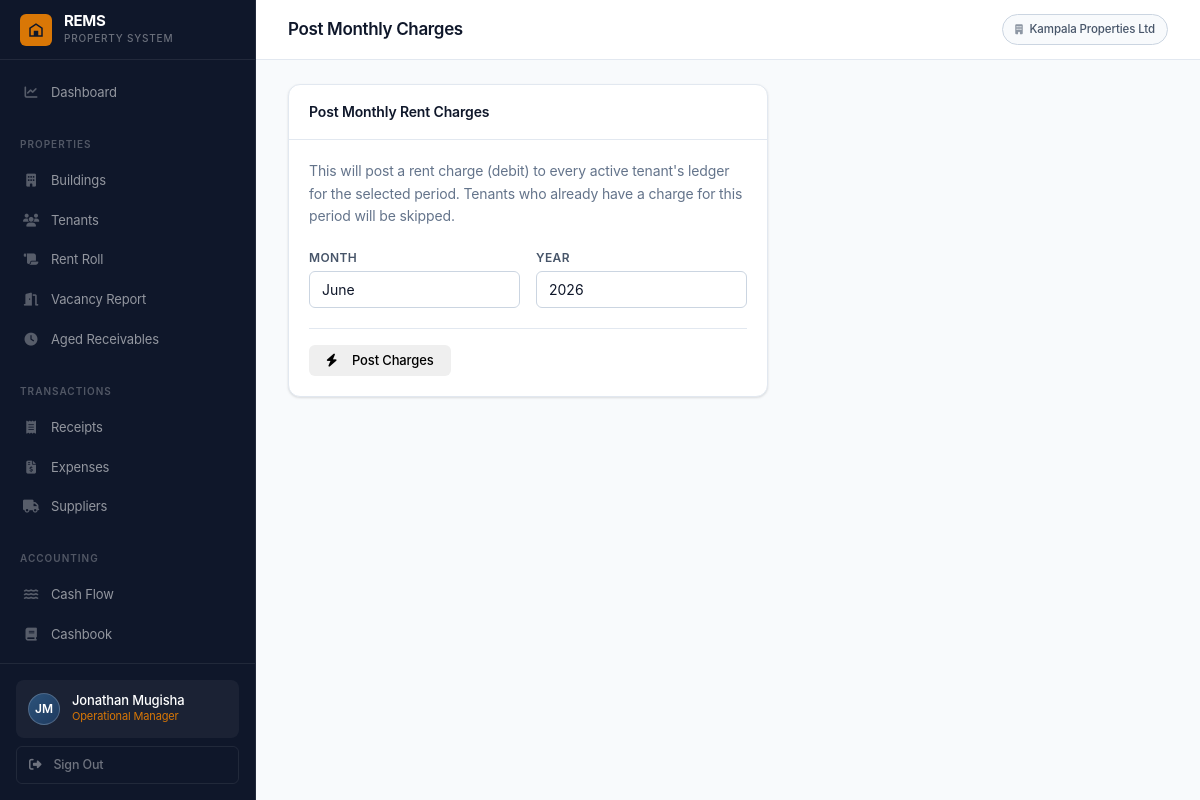
Screenshot of /finance/post-monthly-charges/ (signed in) with the database file from the repository.
### accounts/models.py (models this page shows, shortened)
class User(AbstractUser):
    ROLE_SUPER_ADMIN        = 'super_admin'
    ROLE_OP_MANAGER         = 'op_manager'
    ROLE_PROPERTY_MANAGER   = 'property_manager'
    ROLE_CASHIER_RECEIPTS   = 'cashier_receipts'
    ROLE_CASHIER_EXPENSES   = 'cashier_expenses'
    ROLE_ACCOUNTANT         = 'accountant'
    ROLE_CHOICES = [
        (ROLE_SUPER_ADMIN,      'Super Admin'),
        (ROLE_OP_MANAGER,       'Operational Manager'),
        (ROLE_PROPERTY_MANAGER, 'Property Manager'),
        (ROLE_CASHIER_RECEIPTS, 'Cashier – Receipts'),
        (ROLE_CASHIER_EXPENSES, 'Cashier – Expenses'),
        (ROLE_ACCOUNTANT,       'Accountant'),
    ]
    organisation = models.ForeignKey(
        Organisation, null=True, blank=True,
        on_delete=models.SET_NULL, related_name='users'
    )
    role = models.CharField(max_length=30, choices=ROLE_CHOICES, default=ROLE_CASHIER_RECEIPTS)
    phone = models.CharField(max_length=30, blank=True)
    is_active = models.BooleanField(default=True)
    buildings = models.ManyToManyField('buildings.Building', blank=True, related_name='assigned_users')
    def has_role(self, role_key):
        if self.role == role_key:
            return True
        return self.user_roles.filter(role=role_key).exists()
    @property
    def is_super_admin(self):
        return self.has_role(self.ROLE_SUPER_ADMIN)
    @property
    def is_op_manager(self):
        return self.has_role(self.ROLE_OP_MANAGER)
    @property
    def is_accountant(self):
        return self.has_role(self.ROLE_ACCOUNTANT)
    def can_access_finance(self):
        return self.is_op_manager or self.is_accountant
    def can_receipt(self):
        return self.is_op_manager or self.is_cashier_receipts
    def can_expense(self):
        return self.is_op_manager or self.is_cashier_expenses
    def can_manage_tenants(self):
        return self.is_op_manager or self.is_property_manager
    def can_configure_taxes(self):
        return self.is_accountant
    def get_buildings_qs(self):
        from buildings.models import Building
        if self.is_super_admin:
            return Building.objects.all()
        if self.is_op_manager:
            return Building.objects.filter(organisation=self.organisation)
        assigned = self.buildings.filter(organisation=self.organisation)
        if assigned.exists():
            return assigned
        return Building.objects.filter(organisation=self.organisation)

class Organisation(models.Model):
    name = models.CharField(max_length=200)
    contact_email = models.EmailField()
    phone = models.CharField(max_length=30, blank=True)
    address = models.TextField(blank=True)
    subscription_status = models.CharField(
        max_length=20,
        choices=[('active', 'Active'), ('suspended', 'Suspended'), ('trial', 'Trial')],
        default='trial'
    )
    created_at = models.DateTimeField(auto_now_add=True)
    class Meta:
        ordering = ['name']

### finance/views.py (the view, shortened to what this page needs)
# urls.py: path('post-monthly-charges/',  views.post_monthly_charges,  name='post_monthly_charges'),
@login_required
def post_monthly_charges(request):
    if not request.user.can_access_finance():
        return HttpResponseForbidden()
    buildings = request.user.get_buildings_qs()
    today = datetime.date.today()
    months = [(i, datetime.date(2000, i, 1).strftime('%B')) for i in range(1, 13)]
    years  = list(range(today.year - 2, today.year + 2))
    return render(request, 'finance/post_monthly_charges.html', {
        'months': months, 'years': years,
        'current_month': today.month, 'current_year': today.year,
    })

### templates/finance/post_monthly_charges.html (shortened to what this page needs)
{% extends 'base.html' %}
{% block page_title %}Post Monthly Charges{% endblock %}
{% block content %}
<div style="max-width:480px;">
  <div class="card">
    <div class="card-header"><span class="card-title">Post Monthly Rent Charges</span></div>
    <div class="card-body">
      <p style="color:var(--text-muted);margin-bottom:20px;font-size:14px;">
        This will post a rent charge (debit) to every active tenant's ledger for the selected period.
        Tenants who already have a charge for this period will be skipped.
      </p>
      <form method="post" novalidate>
        <div class="form-grid">
          <div class="form-group">
            <label class="form-label">Month</label>
            <select name="month" class="form-control">
              {% for num, name in months %}
              <option value="{{ num }}" {% if num == current_month %}selected{% endif %}>{{ name }}</option>
              {% endfor %}
            </select>
          </div>
          <div class="form-group">
            <label class="form-label">Year</label>
            <select name="year" class="form-control">
              {% for y in years %}
              <option value="{{ y }}" {% if y == current_year %}selected{% endif %}>{{ y }}</option>
              {% endfor %}
            </select>
          </div>
        </div>
        <div style="margin-top:20px;padding-top:16px;border-top:1px solid var(--border);">
          <button type="submit" class="btn btn-gold"><i class="fas fa-bolt"></i>&nbsp; Post Charges</button>
        </div>
      </form>
    </div>
  </div>
</div>
{% endblock %}

### templates/base.html (shortened to what this page needs)
{% load humanize %}
<!DOCTYPE html>
<html lang="en">
<head>
<link rel="stylesheet" href="https://cdnjs.cloudflare.com/ajax/libs/font-awesome/6.5.0/css/all.min.css">
<link rel="stylesheet" href="/static/css/rems.css">
</head>
<body>
<aside class="sidebar">
  <a href="{% url 'dashboard:home' %}" class="sidebar-brand">
    <div class="sidebar-brand-mark">
      <svg viewBox="0 0 24 24" xmlns="http://www.w3.org/2000/svg">
        <path d="M3 21V9l9-6 9 6v12H3zm2-2h4v-4h6v4h4V10.1L12 5.2 5 10.1V19zm4-4h6v-2H9v2z"/>
      </svg>
    </div>
    <div>
      <div class="sidebar-brand-name">REMS</div>
      <div class="sidebar-brand-sub">Property System</div>
    </div>
  </a>
  <nav class="sidebar-nav">
    {% if user.is_op_manager or user.is_super_admin %}
    <a href="{% url 'dashboard:home' %}"
       class="nav-item {% if request.resolver_match.app_name == 'dashboard' %}active{% endif %}">
      <span class="nav-icon"><i class="fas fa-chart-line"></i></span> Dashboard
    </a>
    {% endif %}
    {% if user.can_manage_tenants or user.is_op_manager %}
    <div class="nav-section">Properties</div>
    {% if user.is_op_manager or user.is_super_admin %}
    <a href="{% url 'buildings:list' %}"
       class="nav-item {% if request.resolver_match.app_name == 'buildings' %}active{% endif %}">
      <span class="nav-icon"><i class="fas fa-building"></i></span> Buildings
    </a>
    {% endif %}
    <a href="{% url 'tenants:list' %}"
       class="nav-item {% if request.resolver_match.app_name == 'tenants' and 'vacancy' not in request.path and 'aged' not in request.path and 'rent-roll' not in request.path %}active{% endif %}">
      <span class="nav-icon"><i class="fas fa-users"></i></span> Tenants
    </a>
    <a href="{% url 'tenants:rent_roll' %}"
       class="nav-item {% if 'rent-roll' in request.path %}active{% endif %}">
      <span class="nav-icon"><i class="fas fa-scroll"></i></span> Rent Roll
    </a>
    <a href="{% url 'tenants:vacancy' %}"
       class="nav-item {% if 'vacancy' in request.path %}active{% endif %}">
      <span class="nav-icon"><i class="fas fa-door-open"></i></span> Vacancy Report
    </a>
    <a href="{% url 'tenants:aged_receivables' %}"
       class="nav-item {% if 'aged-receivables' in request.path %}active{% endif %}">
      <span class="nav-icon"><i class="fas fa-clock"></i></span> Aged Receivables
    </a>
    {% endif %}
    {% if user.can_receipt or user.can_expense %}
    <div class="nav-section">Transactions</div>
    {% if user.can_receipt %}
    <a href="{% url 'receipts:list' %}"
       class="nav-item {% if request.resolver_match.app_name == 'receipts' %}active{% endif %}">
      <span class="nav-icon"><i class="fas fa-receipt"></i></span> Receipts
    </a>
    {% endif %}
    {% if user.can_expense %}
    <a href="{% url 'expenses:list' %}"
       class="nav-item {% if request.resolver_match.app_name == 'expenses' and 'supplier' not in request.path %}active{% endif %}">
      <span class="nav-icon"><i class="fas fa-file-invoice-dollar"></i></span> Expenses
    </a>
    <a href="{% url 'expenses:supplier_list' %}"
       class="nav-item {% if 'supplier' in request.path %}active{% endif %}">
      <span class="nav-icon"><i class="fas fa-truck"></i></span> Suppliers
    </a>
    {% endif %}
    {% endif %}
    {% if user.can_access_finance or user.can_manage_tenants %}
    <div class="nav-section">Accounting</div>
    {% if user.can_manage_tenants %}
    <a href="{% url 'finance:cash_flow' %}"
       class="nav-item {% if 'cash-flow' in request.path %}active{% endif %}">
      <span class="nav-icon"><i class="fas fa-water"></i></span> Cash Flow
    </a>
    {% endif %}
    {% if user.can_access_finance %}
    <a href="{% url 'finance:cashbook' %}"
       class="nav-item {% if 'cashbook' in request.path %}active{% endif %}">
      <span class="nav-icon"><i class="fas fa-book"></i></span> Cashbook
    </a>
    <a href="{% url 'finance:debtor_ledger' %}"
       class="nav-item {% if 'debtor-ledger' in request.path %}active{% endif %}">
    </a>
    {% endif %}
    {% endif %}
  </nav>
  <div class="sidebar-footer">
    <div class="user-chip">
      <div class="user-avatar">{{ user.first_name.0|upper }}{{ user.last_name.0|upper }}</div>
      <div style="min-width:0;">
        <div class="user-name">{{ user.get_full_name|default:user.username }}</div>
        <div class="user-role">
          {{ user.get_role_display }}{% for r in user.user_roles.all %} &middot; {{ r.get_role_display }}{% endfor %}
        </div>
      </div>
    </div>
    <a href="{% url 'accounts:logout' %}" class="sidebar-signout">
      <i class="fas fa-sign-out-alt"></i> Sign Out
    </a>
  </div>
</aside>
<div class="main-wrapper">
  <header class="topbar">
    <div class="topbar-left">
      <h1 class="page-title">{% block page_title %}{% endblock %}</h1>
    </div>
    <div class="topbar-actions">
      {% if user.organisation %}
      <span class="org-label">
        <i class="fas fa-building" style="font-size:10px;margin-right:4px;opacity:.6;"></i>
        {{ user.organisation.name }}
      </span>
      {% endif %}
    </div>
  </header>
  <main class="content">
    {% block content %}{% endblock %}
  </main>
</div>
</body>
</html>

### rows the page displays
User: first_name.0 "J", last_name.0 "M", get_full_name "Jonathan Mugisha", role "Operational Manager", organisation.name "Kampala Properties Ltd"

### other values shown
form field month "June"
form field year "2026"
